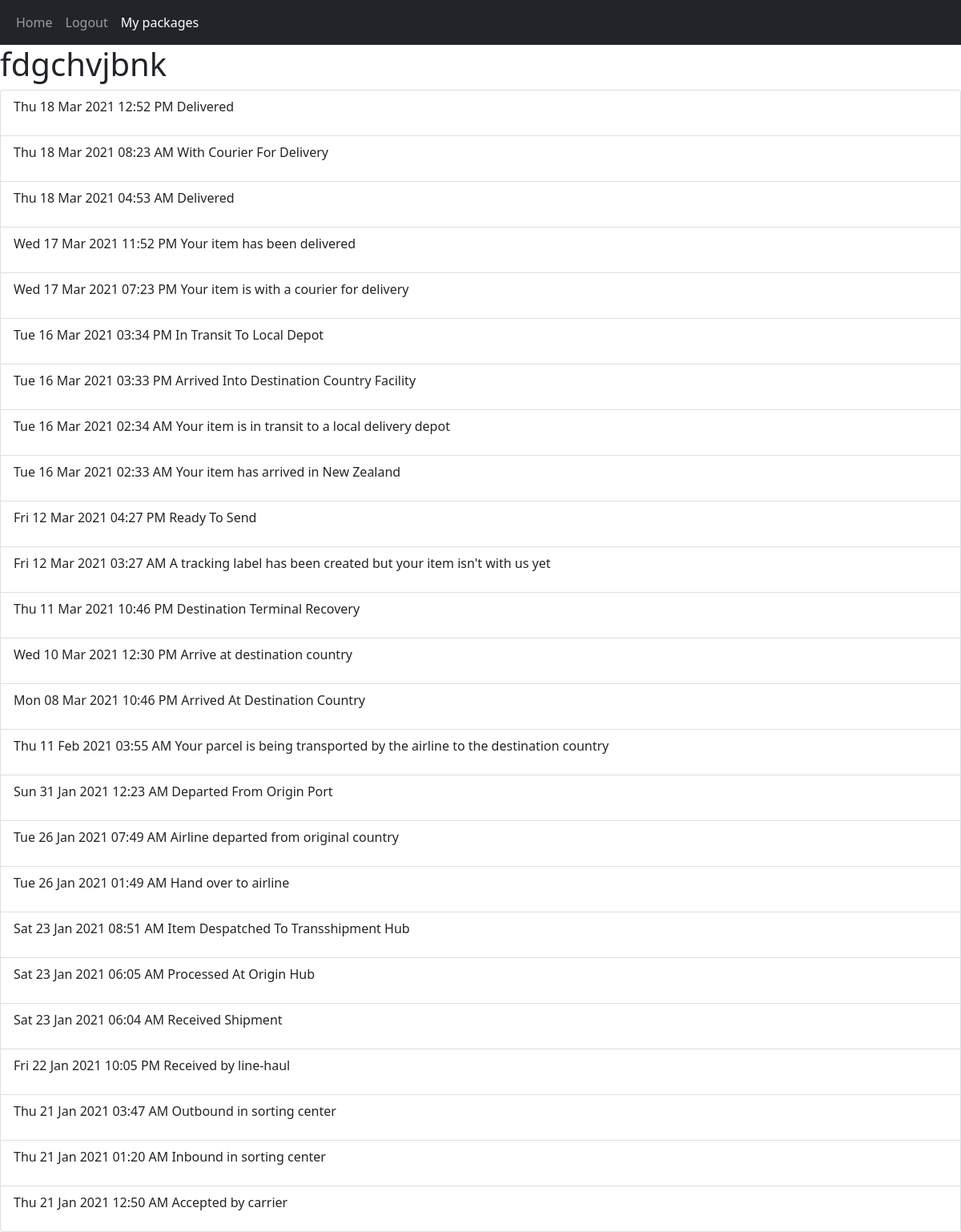
Screenshot of /packageDetails/1 (signed in) with the database file from the repository.
### tables this page shows
CREATE TABLE "packages" (
	"id"	INTEGER NOT NULL,
	"title"	TEXT(50) DEFAULT NULL,
	"trackingNumber"	TEXT NOT NULL,
	"user_id"	INTEGER NOT NULL,
	"last_updated"	INTEGER(15) NOT NULL DEFAULT 0,
	"last_new_data"	INTEGER(15) NOT NULL,
	"email_sent"	INTEGER(1) NOT NULL DEFAULT 0,
	FOREIGN KEY("user_id") REFERENCES "users"("id"),
	PRIMARY KEY("id" AUTOINCREMENT)
);

CREATE TABLE 'package_data' (
'id' INTEGER NOT NULL  PRIMARY KEY AUTOINCREMENT,
'package_id' INTEGER NOT NULL  REFERENCES 'packages' ('id'),
'date' TEXT(12) NOT NULL ,
'time' TEXT(8) NOT NULL ,
'data' TEXT NOT NULL 
);

### main.py (the view)
@app.route("/packageDetails/<int:packageID>")
@login_required
def viewPackage(packageID):
	packageData = packageHandler.getPackageData(packageID, session["userID"])
	if not packageData:
		flash("You are not tracking that package. Add it!", "primary")
		return redirect(url_for("packageList"))
	return render_template("packageData.html", packageData=packageData)

### main.py (called while the page is built)
def login_required(func):
	@wraps(func) # This decorator copies over function attributes like __name__, docstring etc. required by flask for some reason
	def wrapper(*args, **kwargs):
		if "userID" in session and session["userID"] > 0:
			return func(*args, **kwargs)
		else:
			flash("You need to log in to do that!", "danger")
			return redirect(url_for("login"))
	return wrapper

### packages.py (called while the page is built)
def createDBConnection(func):
	def wrapper(self, *args, **kwargs):
		with sqlite3.connect(self.dbPath) as con:
			self.con = con
			return func(self, *args, **kwargs)
	return wrapper

	@createDBConnection
	def getPackageData(self, packageID, userID):
		if self.isPackageAssociatedWithUser(packageID, userID) == False:
			return False
		cur = self.con.cursor() # Dictionary format cursor
		cur.row_factory = sqlite3.Row
		cur.execute("SELECT id, date, time, data FROM package_data WHERE package_id = ? UNION SELECT 0, COALESCE(title, trackingNumber) AS title, NULL, NULL FROM packages WHERE id = ?", [packageID, packageID])
		result = cur.fetchall()
		cur.close()
		return result

	def isPackageAssociatedWithUser(self, packageID, userID):
		cur = self.con.cursor()
		cur.execute("SELECT id FROM packages WHERE user_id = ? AND id = ?", [userID, packageID])
		result = cur.fetchone()
		cur.close()
		if not result:
			return False
		return True

### templates/packageData.html
{% from "includes/form_renderer.html" import render_form %}
{% extends "main_layout_container.html" %}
{% block body %}
	<h1>{{ packageData[0]["date"] }}</h1>
	<ul class="list-group">
		{% if packageData|length < 2 %}
			<li class="list-group-item">There is no tracking data for this package yet. Please try again later.</li>
		{% else %}
			{% for data in packageData[1:] %}
				<li class="list-group-item">
					<p class="d-inline-block">{{ data["date"] }} {{ data["time"] }}</p>
					<p class="d-inline-block">      {{ data["data"] }}</p>
				</li>
			{% endfor %}
		{% endif %}
	</ul>
{% endblock %}

### rows the page displays
packages: title "fdgchvjbnk"
package_data: date "Thu 18 Mar 2021", time "12:52 PM", data "Delivered"
package_data: date "Thu 18 Mar 2021", time "08:23 AM", data "With Courier For Delivery"
package_data: date "Thu 18 Mar 2021", time "04:53 AM", data "Delivered"
package_data: date "Wed 17 Mar 2021", time "11:52 PM", data "Your item has been delivered"
package_data: date "Wed 17 Mar 2021", time "07:23 PM", data "Your item is with a courier for delivery"
package_data: date "Tue 16 Mar 2021", time "03:34 PM", data "In Transit To Local Depot"
package_data: date "Tue 16 Mar 2021", time "03:33 PM", data "Arrived Into Destination Country Facility"
package_data: date "Tue 16 Mar 2021", time "02:34 AM", data "Your item is in transit to a local delivery depot"
package_data: date "Tue 16 Mar 2021", time "02:33 AM", data "Your item has arrived in New Zealand"
package_data: date "Fri 12 Mar 2021", time "04:27 PM", data "Ready To Send"
package_data: date "Fri 12 Mar 2021", time "03:27 AM", data "A tracking label has been created but your item isn't with us yet"
package_data: date "Thu 11 Mar 2021", time "10:46 PM", data "Destination Terminal Recovery"
package_data: date "Wed 10 Mar 2021", time "12:30 PM", data "Arrive at destination country"
package_data: date "Mon 08 Mar 2021", time "10:46 PM", data "Arrived At Destination Country"
package_data: date "Thu 11 Feb 2021", time "03:55 AM", data "Your parcel is being transported by the airline to the destination country"
package_data: date "Sun 31 Jan 2021", time "12:23 AM", data "Departed From Origin Port"
package_data: date "Tue 26 Jan 2021", time "07:49 AM", data "Airline departed from original country"
package_data: date "Tue 26 Jan 2021", time "01:49 AM", data "Hand over to airline"
package_data: date "Sat 23 Jan 2021", time "08:51 AM", data "Item Despatched To Transshipment Hub"
package_data: date "Sat 23 Jan 2021", time "06:05 AM", data "Processed At Origin Hub"
package_data: date "Sat 23 Jan 2021", time "06:04 AM", data "Received Shipment"
package_data: date "Fri 22 Jan 2021", time "10:05 PM", data "Received by line-haul"
package_data: date "Thu 21 Jan 2021", time "03:47 AM", data "Outbound in sorting center"
package_data: date "Thu 21 Jan 2021", time "01:20 AM", data "Inbound in sorting center"
package_data: date "Thu 21 Jan 2021", time "12:50 AM", data "Accepted by carrier"
